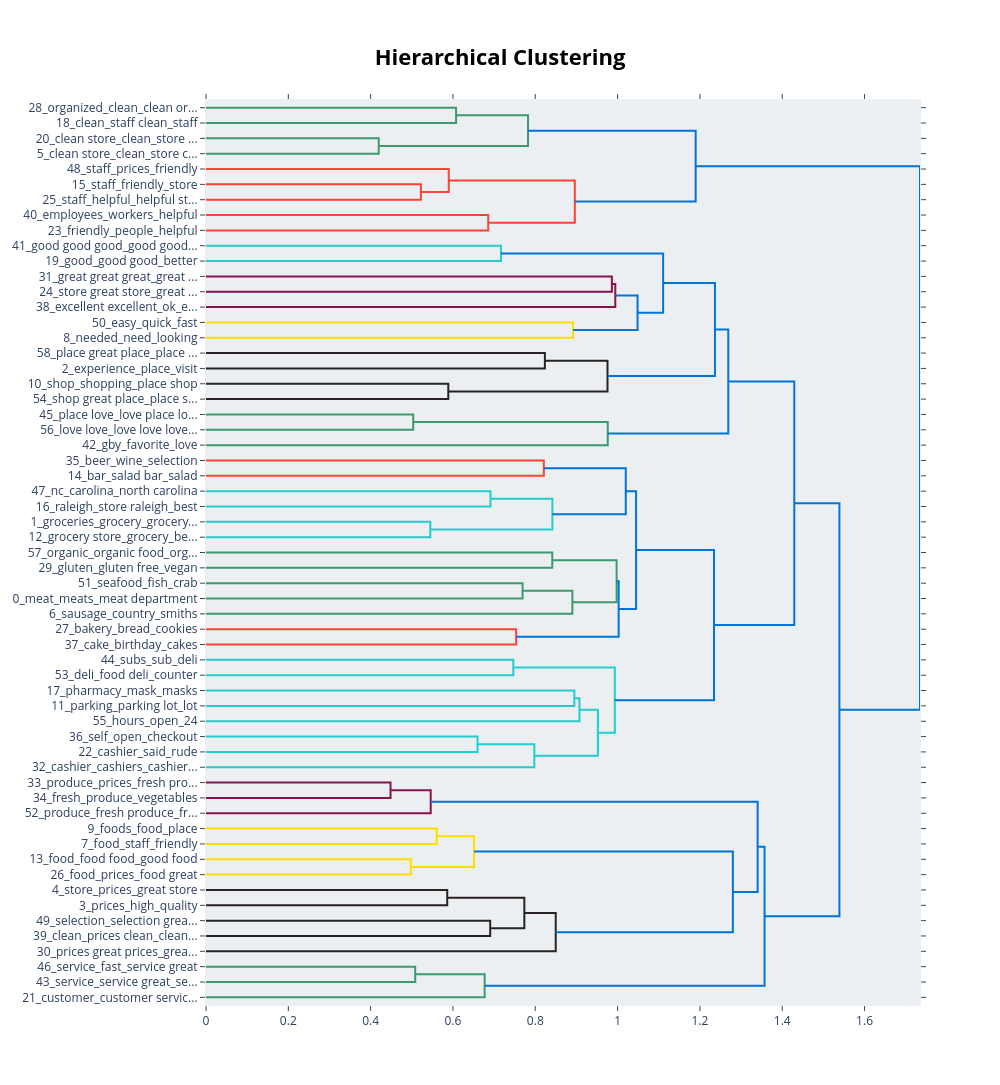

The notebook cell this image was saved under:
### Code cell
topic_model.visualize_hierarchy()

### Figure 1 — Plotly figure (JSON) as saved in the notebook; plotly's stock layout.template omitted (floating-point values rounded to 4 significant figures)
{"data": [{"hoverinfo": "text", "marker": {"color": "rgb(61,153,112)"}, "mode": "lines", "type": "scatter", "x": [0.0, 0.6076, 0.6076, 0.0], "xaxis": "x", "y": [-5.0, -5.0, -15.0, -15.0], "yaxis": "y"}, {"hoverinfo": "text", "marker": {"color": "rgb(61,153,112)"}, "mode": "lines", "type": "scatter", "x": [0.0, 0.4197, 0.4197, 0.0], "xaxis": "x", "y": [-25.0, -25.0, -35.0, -35.0], "yaxis": "y"}, {"hoverinfo": "text", "marker": {"color": "rgb(61,153,112)"}, "mode": "lines", "type": "scatter", "x": [0.6076, 0.7824, 0.7824, 0.4197], "xaxis": "x", "y": [-10.0, -10.0, -30.0, -30.0], "yaxis": "y"}, {"hoverinfo": "text", "marker": {"color": "rgb(255,65,54)"}, "mode": "lines", "type": "scatter", "x": [0.0, 0.5221, 0.5221, 0.0], "xaxis": "x", "y": [-55.0, -55.0, -65.0, -65.0], "yaxis": "y"}, {"hoverinfo": "text", "marker": {"color": "rgb(255,65,54)"}, "mode": "lines", "type": "scatter", "x": [0.0, 0.5898, 0.5898, 0.5221], "xaxis": "x", "y": [-45.0, -45.0, -60.0, -60.0], "yaxis": "y"}, {"hoverinfo": "text", "marker": {"color": "rgb(255,65,54)"}, "mode": "lines", "type": "scatter", "x": [0.0, 0.6857, 0.6857, 0.0], "xaxis": "x", "y": [-75.0, -75.0, -85.0, -85.0], "yaxis": "y"}, {"hoverinfo": "text", "marker": {"color": "rgb(255,65,54)"}, "mode": "lines", "type": "scatter", "x": [0.5898, 0.896, 0.896, 0.6857], "xaxis": "x", "y": [-52.5, -52.5, -80.0, -80.0], "yaxis": "y"}, {"hoverinfo": "text", "marker": {"color": "rgb(0,116,217)"}, "mode": "lines", "type": "scatter", "x": [0.7824, 1.19, 1.19, 0.896], "xaxis": "x", "y": [-20.0, -20.0, -66.25, -66.25], "yaxis": "y"}, {"hoverinfo": "text", "marker": {"color": "rgb(35,205,205)"}, "mode": "lines", "type": "scatter", "x": [0.0, 0.7166, 0.7166, 0.0], "xaxis": "x", "y": [-95.0, -95.0, -105.0, -105.0], "yaxis": "y"}, {"hoverinfo": "text", "marker": {"color": "rgb(133,20,75)"}, "mode": "lines", "type": "scatter", "x": [0.0, 0.9861, 0.9861, 0.0], "xaxis": "x", "y": [-115.0, -115.0, -125.0, -125.0], "yaxis": "y"}, {"hoverinfo": "text", "marker": {"color": "rgb(133,20,75)"}, "mode": "lines", "type": "scatter", "x": [0.9861, 0.9944, 0.9944, 0.0], "xaxis": "x", "y": [-120.0, -120.0, -135.0, -135.0], "yaxis": "y"}, {"hoverinfo": "text", "marker": {"color": "rgb(255,220,0)"}, "mode": "lines", "type": "scatter", "x": [0.0, 0.8919, 0.8919, 0.0], "xaxis": "x", "y": [-145.0, -145.0, -155.0, -155.0], "yaxis": "y"}, {"hoverinfo": "text", "marker": {"color": "rgb(0,116,217)"}, "mode": "lines", "type": "scatter", "x": [0.9944, 1.048, 1.048, 0.8919], "xaxis": "x", "y": [-127.5, -127.5, -150.0, -150.0], "yaxis": "y"}, {"hoverinfo": "text", "marker": {"color": "rgb(0,116,217)"}, "mode": "lines", "type": "scatter", "x": [0.7166, 1.111, 1.111, 1.048], "xaxis": "x", "y": [-100.0, -100.0, -138.8, -138.8], "yaxis": "y"}, {"hoverinfo": "text", "marker": {"color": "rgb(40,35,35)"}, "mode": "lines", "type": "scatter", "x": [0.0, 0.8233, 0.8233, 0.0], "xaxis": "x", "y": [-165.0, -165.0, -175.0, -175.0], "yaxis": "y"}, {"hoverinfo": "text", "marker": {"color": "rgb(40,35,35)"}, "mode": "lines", "type": "scatter", "x": [0.0, 0.5887, 0.5887, 0.0], "xaxis": "x", "y": [-185.0, -185.0, -195.0, -195.0], "yaxis": "y"}, {"hoverinfo": "text", "marker": {"color": "rgb(40,35,35)"}, "mode": "lines", "type": "scatter", "x": [0.8233, 0.9755, 0.9755, 0.5887], "xaxis": "x", "y": [-170.0, -170.0, -190.0, -190.0], "yaxis": "y"}, {"hoverinfo": "text", "marker": {"color": "rgb(0,116,217)"}, "mode": "lines", "type": "scatter", "x": [1.111, 1.237, 1.237, 0.9755], "xaxis": "x", "y": [-119.4, -119.4, -180.0, -180.0], "yaxis": "y"}, {"hoverinfo": "text", "marker": {"color": "rgb(61,153,112)"}, "mode": "lines", "type": "scatter", "x": [0.0, 0.5034, 0.5034, 0.0], "xaxis": "x", "y": [-205.0, -205.0, -215.0, -215.0], "yaxis": "y"}, {"hoverinfo": "text", "marker": {"color": "rgb(61,153,112)"}, "mode": "lines", "type": "scatter", "x": [0.5034, 0.9761, 0.9761, 0.0], "xaxis": "x", "y": [-210.0, -210.0, -225.0, -225.0], "yaxis": "y"}, {"hoverinfo": "text", "marker": {"color": "rgb(0,116,217)"}, "mode": "lines", "type": "scatter", "x": [1.237, 1.269, 1.269, 0.9761], "xaxis": "x", "y": [-149.7, -149.7, -217.5, -217.5], "yaxis": "y"}, {"hoverinfo": "text", "marker": {"color": "rgb(255,65,54)"}, "mode": "lines", "type": "scatter", "x": [0.0, 0.8208, 0.8208, 0.0], "xaxis": "x", "y": [-235.0, -235.0, -245.0, -245.0], "yaxis": "y"}, {"hoverinfo": "text", "marker": {"color": "rgb(35,205,205)"}, "mode": "lines", "type": "scatter", "x": [0.0, 0.6912, 0.6912, 0.0], "xaxis": "x", "y": [-255.0, -255.0, -265.0, -265.0], "yaxis": "y"}, {"hoverinfo": "text", "marker": {"color": "rgb(35,205,205)"}, "mode": "lines", "type": "scatter", "x": [0.0, 0.5449, 0.5449, 0.0], "xaxis": "x", "y": [-275.0, -275.0, -285.0, -285.0], "yaxis": "y"}, {"hoverinfo": "text", "marker": {"color": "rgb(35,205,205)"}, "mode": "lines", "type": "scatter", "x": [0.6912, 0.8416, 0.8416, 0.5449], "xaxis": "x", "y": [-260.0, -260.0, -280.0, -280.0], "yaxis": "y"}, {"hoverinfo": "text", "marker": {"color": "rgb(0,116,217)"}, "mode": "lines", "type": "scatter", "x": [0.8208, 1.02, 1.02, 0.8416], "xaxis": "x", "y": [-240.0, -240.0, -270.0, -270.0], "yaxis": "y"}, {"hoverinfo": "text", "marker": {"color": "rgb(61,153,112)"}, "mode": "lines", "type": "scatter", "x": [0.0, 0.8413, 0.8413, 0.0], "xaxis": "x", "y": [-295.0, -295.0, -305.0, -305.0], "yaxis": "y"}, {"hoverinfo": "text", "marker": {"color": "rgb(61,153,112)"}, "mode": "lines", "type": "scatter", "x": [0.0, 0.7691, 0.7691, 0.0], "xaxis": "x", "y": [-315.0, -315.0, -325.0, -325.0], "yaxis": "y"}, {"hoverinfo": "text", "marker": {"color": "rgb(61,153,112)"}, "mode": "lines", "type": "scatter", "x": [0.7691, 0.8901, 0.8901, 0.0], "xaxis": "x", "y": [-320.0, -320.0, -335.0, -335.0], "yaxis": "y"}, {"hoverinfo": "text", "marker": {"color": "rgb(61,153,112)"}, "mode": "lines", "type": "scatter", "x": [0.8413, 0.9976, 0.9976, 0.8901], "xaxis": "x", "y": [-300.0, -300.0, -327.5, -327.5], "yaxis": "y"}, {"hoverinfo": "text", "marker": {"color": "rgb(255,65,54)"}, "mode": "lines", "type": "scatter", "x": [0.0, 0.7536, 0.7536, 0.0], "xaxis": "x", "y": [-345.0, -345.0, -355.0, -355.0], "yaxis": "y"}, {"hoverinfo": "text", "marker": {"color": "rgb(0,116,217)"}, "mode": "lines", "type": "scatter", "x": [0.9976, 1.003, 1.003, 0.7536], "xaxis": "x", "y": [-313.8, -313.8, -350.0, -350.0], "yaxis": "y"}, {"hoverinfo": "text", "marker": {"color": "rgb(0,116,217)"}, "mode": "lines", "type": "scatter", "x": [1.02, 1.045, 1.045, 1.003], "xaxis": "x", "y": [-255.0, -255.0, -331.9, -331.9], "yaxis": "y"}, {"hoverinfo": "text", "marker": {"color": "rgb(35,205,205)"}, "mode": "lines", "type": "scatter", "x": [0.0, 0.7466, 0.7466, 0.0], "xaxis": "x", "y": [-365.0, -365.0, -375.0, -375.0], "yaxis": "y"}, {"hoverinfo": "text", "marker": {"color": "rgb(35,205,205)"}, "mode": "lines", "type": "scatter", "x": [0.0, 0.8948, 0.8948, 0.0], "xaxis": "x", "y": [-385.0, -385.0, -395.0, -395.0], "yaxis": "y"}, {"hoverinfo": "text", "marker": {"color": "rgb(35,205,205)"}, "mode": "lines", "type": "scatter", "x": [0.8948, 0.9073, 0.9073, 0.0], "xaxis": "x", "y": [-390.0, -390.0, -405.0, -405.0], "yaxis": "y"}, {"hoverinfo": "text", "marker": {"color": "rgb(35,205,205)"}, "mode": "lines", "type": "scatter", "x": [0.0, 0.6595, 0.6595, 0.0], "xaxis": "x", "y": [-415.0, -415.0, -425.0, -425.0], "yaxis": "y"}, {"hoverinfo": "text", "marker": {"color": "rgb(35,205,205)"}, "mode": "lines", "type": "scatter", "x": [0.6595, 0.7978, 0.7978, 0.0], "xaxis": "x", "y": [-420.0, -420.0, -435.0, -435.0], "yaxis": "y"}, {"hoverinfo": "text", "marker": {"color": "rgb(35,205,205)"}, "mode": "lines", "type": "scatter", "x": [0.9073, 0.9521, 0.9521, 0.7978], "xaxis": "x", "y": [-397.5, -397.5, -427.5, -427.5], "yaxis": "y"}, {"hoverinfo": "text", "marker": {"color": "rgb(35,205,205)"}, "mode": "lines", "type": "scatter", "x": [0.7466, 0.9932, 0.9932, 0.9521], "xaxis": "x", "y": [-370.0, -370.0, -412.5, -412.5], "yaxis": "y"}, {"hoverinfo": "text", "marker": {"color": "rgb(0,116,217)"}, "mode": "lines", "type": "scatter", "x": [1.045, 1.234, 1.234, 0.9932], "xaxis": "x", "y": [-293.4, -293.4, -391.2, -391.2], "yaxis": "y"}, {"hoverinfo": "text", "marker": {"color": "rgb(0,116,217)"}, "mode": "lines", "type": "scatter", "x": [1.269, 1.429, 1.429, 1.234], "xaxis": "x", "y": [-183.6, -183.6, -342.3, -342.3], "yaxis": "y"}, {"hoverinfo": "text", "marker": {"color": "rgb(133,20,75)"}, "mode": "lines", "type": "scatter", "x": [0.0, 0.4483, 0.4483, 0.0], "xaxis": "x", "y": [-445.0, -445.0, -455.0, -455.0], "yaxis": "y"}, {"hoverinfo": "text", "marker": {"color": "rgb(133,20,75)"}, "mode": "lines", "type": "scatter", "x": [0.4483, 0.5459, 0.5459, 0.0], "xaxis": "x", "y": [-450.0, -450.0, -465.0, -465.0], "yaxis": "y"}, {"hoverinfo": "text", "marker": {"color": "rgb(255,220,0)"}, "mode": "lines", "type": "scatter", "x": [0.0, 0.5605, 0.5605, 0.0], "xaxis": "x", "y": [-475.0, -475.0, -485.0, -485.0], "yaxis": "y"}, {"hoverinfo": "text", "marker": {"color": "rgb(255,220,0)"}, "mode": "lines", "type": "scatter", "x": [0.0, 0.4974, 0.4974, 0.0], "xaxis": "x", "y": [-495.0, -495.0, -505.0, -505.0], "yaxis": "y"}, {"hoverinfo": "text", "marker": {"color": "rgb(255,220,0)"}, "mode": "lines", "type": "scatter", "x": [0.5605, 0.6513, 0.6513, 0.4974], "xaxis": "x", "y": [-480.0, -480.0, -500.0, -500.0], "yaxis": "y"}, {"hoverinfo": "text", "marker": {"color": "rgb(40,35,35)"}, "mode": "lines", "type": "scatter", "x": [0.0, 0.5861, 0.5861, 0.0], "xaxis": "x", "y": [-515.0, -515.0, -525.0, -525.0], "yaxis": "y"}, {"hoverinfo": "text", "marker": {"color": "rgb(40,35,35)"}, "mode": "lines", "type": "scatter", "x": [0.0, 0.6905, 0.6905, 0.0], "xaxis": "x", "y": [-535.0, -535.0, -545.0, -545.0], "yaxis": "y"}, {"hoverinfo": "text", "marker": {"color": "rgb(40,35,35)"}, "mode": "lines", "type": "scatter", "x": [0.5861, 0.7734, 0.7734, 0.6905], "xaxis": "x", "y": [-520.0, -520.0, -540.0, -540.0], "yaxis": "y"}, {"hoverinfo": "text", "marker": {"color": "rgb(40,35,35)"}, "mode": "lines", "type": "scatter", "x": [0.7734, 0.8497, 0.8497, 0.0], "xaxis": "x", "y": [-530.0, -530.0, -555.0, -555.0], "yaxis": "y"}, {"hoverinfo": "text", "marker": {"color": "rgb(0,116,217)"}, "mode": "lines", "type": "scatter", "x": [0.6513, 1.28, 1.28, 0.8497], "xaxis": "x", "y": [-490.0, -490.0, -542.5, -542.5], "yaxis": "y"}, {"hoverinfo": "text", "marker": {"color": "rgb(0,116,217)"}, "mode": "lines", "type": "scatter", "x": [0.5459, 1.34, 1.34, 1.28], "xaxis": "x", "y": [-457.5, -457.5, -516.2, -516.2], "yaxis": "y"}, {"hoverinfo": "text", "marker": {"color": "rgb(61,153,112)"}, "mode": "lines", "type": "scatter", "x": [0.0, 0.5083, 0.5083, 0.0], "xaxis": "x", "y": [-565.0, -565.0, -575.0, -575.0], "yaxis": "y"}, {"hoverinfo": "text", "marker": {"color": "rgb(61,153,112)"}, "mode": "lines", "type": "scatter", "x": [0.5083, 0.677, 0.677, 0.0], "xaxis": "x", "y": [-570.0, -570.0, -585.0, -585.0], "yaxis": "y"}, {"hoverinfo": "text", "marker": {"color": "rgb(0,116,217)"}, "mode": "lines", "type": "scatter", "x": [1.34, 1.357, 1.357, 0.677], "xaxis": "x", "y": [-486.9, -486.9, -577.5, -577.5], "yaxis": "y"}, {"hoverinfo": "text", "marker": {"color": "rgb(0,116,217)"}, "mode": "lines", "type": "scatter", "x": [1.429, 1.539, 1.539, 1.357], "xaxis": "x", "y": [-263.0, -263.0, -532.2, -532.2], "yaxis": "y"}, {"hoverinfo": "text", "marker": {"color": "rgb(0,116,217)"}, "mode": "lines", "type": "scatter", "x": [1.19, 1.735, 1.735, 1.539], "xaxis": "x", "y": [-43.12, -43.12, -397.6, -397.6], "yaxis": "y"}], "layout": {"autosize": false, "height": 1085, "hoverlabel": {"bgcolor": "white", "font": {"family": "Rockwell", "size": 16}}, "hovermode": "closest", "plot_bgcolor": "#ECEFF1", "showlegend": false, "title": {"font": {"color": "Black", "size": 22}, "text": "<b>Hierarchical Clustering</b>", "x": 0.5, "xanchor": "center", "yanchor": "top"}, "width": 1000, "xaxis": {"mirror": "allticks", "rangemode": "tozero", "showgrid": false, "showline": true, "showticklabels": true, "ticks": "outside", "type": "linear", "zeroline": false}, "yaxis": {"mirror": "allticks", "range": [-590, 0], "rangemode": "tozero", "showgrid": false, "showline": true, "showticklabels": true, "tickmode": "array", "ticks": "outside", "ticktext": ["28_organized_clean_clean or...", "18_clean_staff clean_staff", "20_clean store_clean_store ...", "5_clean store_clean_store c...", "48_staff_prices_friendly", "15_staff_friendly_store", "25_staff_helpful_helpful st...", "40_employees_workers_helpful", "23_friendly_people_helpful", "41_good good good_good good...", "19_good_good good_better", "31_great great great_great ...", "24_store great store_great ...", "38_excellent excellent_ok_e...", "50_easy_quick_fast", "8_needed_need_looking", "58_place great place_place ...", "2_experience_place_visit", "10_shop_shopping_place shop", "54_shop great place_place s...", "45_place love_love place lo...", "56_love love_love love love...", "42_gby_favorite_love", "35_beer_wine_selection", "14_bar_salad bar_salad", "47_nc_carolina_north carolina", "16_raleigh_store raleigh_best", "1_groceries_grocery_grocery...", "12_grocery store_grocery_be...", "57_organic_organic food_org...", "29_gluten_gluten free_vegan", "51_seafood_fish_crab", "0_meat_meats_meat department", "6_sausage_country_smiths", "27_bakery_bread_cookies", "37_cake_birthday_cakes", "44_subs_sub_deli", "53_deli_food deli_counter", "17_pharmacy_mask_masks", "11_parking_parking lot_lot", "55_hours_open_24", "36_self_open_checkout", "22_cashier_said_rude", "32_cashier_cashiers_cashier...", "33_produce_prices_fresh pro...", "34_fresh_produce_vegetables", "52_produce_fresh produce_fr...", "9_foods_food_place", "7_food_staff_friendly", "13_food_food food_good food", "26_food_prices_food great", "4_store_prices_great store", "3_prices_high_quality", "49_selection_selection grea...", "39_clean_prices clean_clean...", "30_prices great prices_grea...", "46_service_fast_service great", "43_service_service great_se...", "21_customer_customer servic..."], "tickvals": [-5, -15, -25, -35, -45, -55, -65, -75, -85, -95, -105, -115, -125, -135, -145, -155, -165, -175, -185, -195, -205, -215, -225, -235, -245, -255, -265, -275, -285, -295, -305, -315, -325, -335, -345, -355, -365, -375, -385, -395, -405, -415, -425, -435, -445, -455, -465, -475, -485, -495, -505, -515, -525, -535, -545, -555, -565, -575, -585], "type": "linear", "zeroline": false}}}
